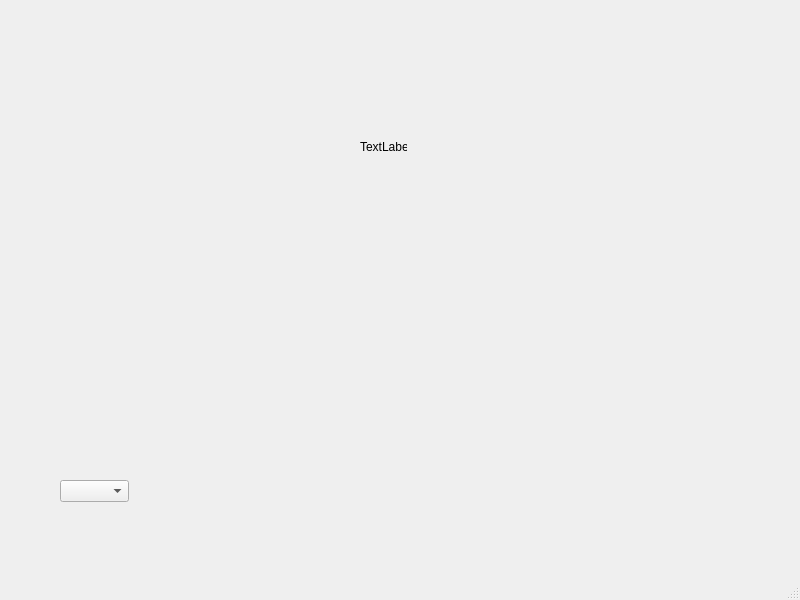
<?xml version="1.0" encoding="UTF-8"?>
<ui version="4.0">
 <class>secondmain</class>
 <widget class="QMainWindow" name="secondmain">
  <property name="geometry">
   <rect>
    <x>0</x>
    <y>0</y>
    <width>800</width>
    <height>600</height>
   </rect>
  </property>
  <property name="windowTitle">
   <string>MainWindow</string>
  </property>
  <widget class="QWidget" name="centralwidget">
   <widget class="QComboBox" name="comboBox">
    <property name="geometry">
     <rect>
      <x>60</x>
      <y>480</y>
      <width>69</width>
      <height>22</height>
     </rect>
    </property>
   </widget>
   <widget class="QLabel" name="label">
    <property name="geometry">
     <rect>
      <x>360</x>
      <y>140</y>
      <width>47</width>
      <height>13</height>
     </rect>
    </property>
    <property name="text">
     <string>TextLabel</string>
    </property>
   </widget>
  </widget>
  <widget class="QMenuBar" name="menubar">
   <property name="geometry">
    <rect>
     <x>0</x>
     <y>0</y>
     <width>800</width>
     <height>21</height>
    </rect>
   </property>
  </widget>
  <widget class="QStatusBar" name="statusbar"/>
 </widget>
 <resources/>
 <connections/>
</ui>
